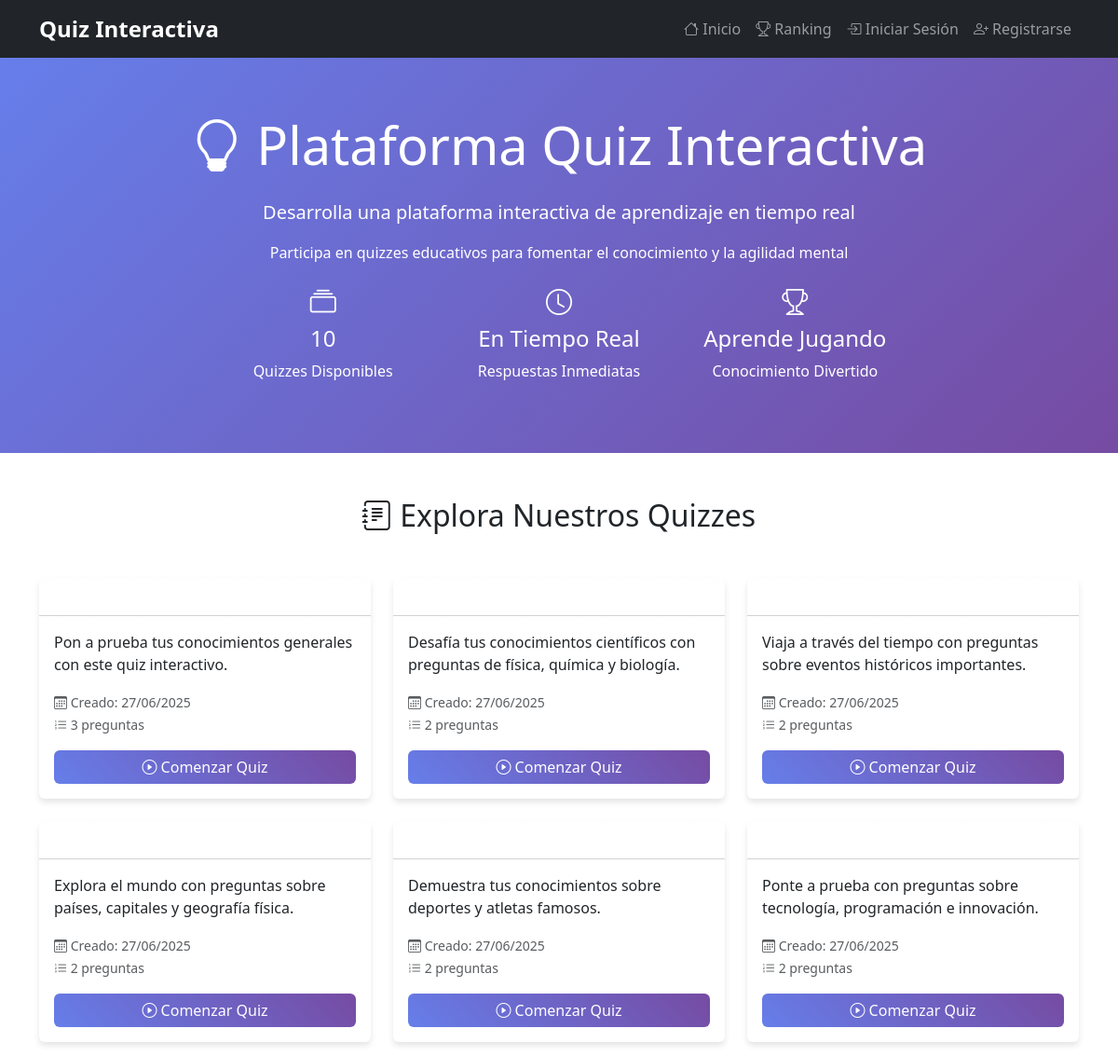
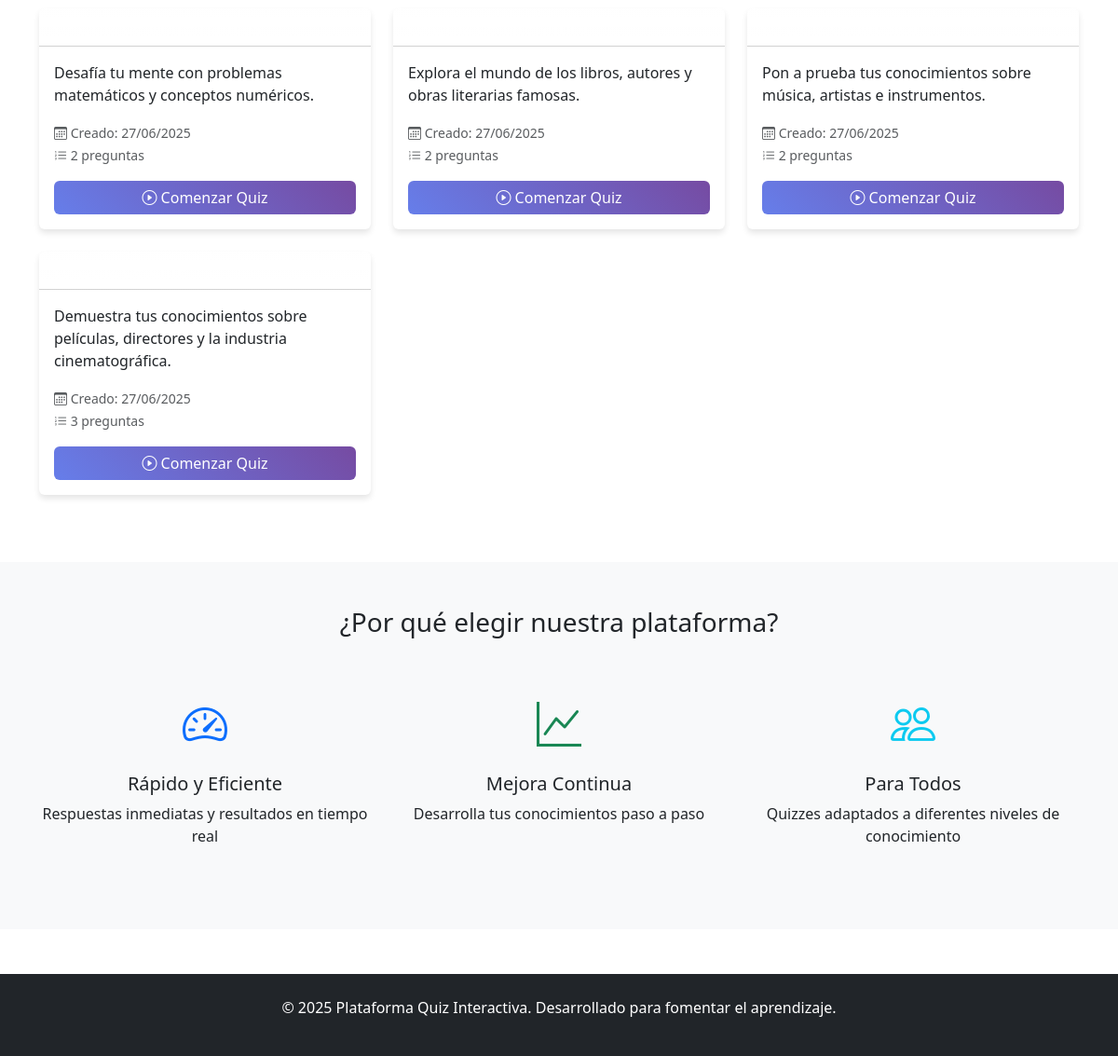
The page / on the database its author committed (2 pictures, top to bottom).
### quizzes/models.py (models this page shows, shortened)
class Quiz(models.Model):
    titulo = models.CharField(max_length=200)
    descripcion = models.TextField(blank=True)
    fecha_creacion = models.DateTimeField(auto_now_add=True)
    activo = models.BooleanField(default=True)
    tiempo_limite = models.IntegerField(default=0, help_text="Tiempo en minutos (0 = sin límite)")

### quizzes/views.py (the view)
# urls.py: path('', views.quiz_list, name='quiz_list'),
def quiz_list(request):
    quizzes = Quiz.objects.filter(activo=True)
    return render(request, 'quizzes/quiz_list.html', {'quizzes': quizzes})

### quizzes/templates/quizzes/quiz_list.html (shortened to what this page needs)
{% extends 'base.html' %}
{% block content %}
<div class="hero-section">
    <div class="container text-center">
        <h1 class="display-4 mb-4">
            <i class="bi bi-lightbulb"></i> Plataforma Quiz Interactiva
        </h1>
        <p class="lead">Desarrolla una plataforma interactiva de aprendizaje en tiempo real</p>
        <p class="mb-4">Participa en quizzes educativos para fomentar el conocimiento y la agilidad mental</p>
        <div class="row justify-content-center">
            <div class="col-md-8">
                <div class="row text-center">
                    <div class="col-md-4">
                        <h3><i class="bi bi-collection"></i></h3>
                        <h4>{{ quizzes|length }}</h4>
                        <p>Quizzes Disponibles</p>
                    </div>
                    <div class="col-md-4">
                        <h3><i class="bi bi-clock"></i></h3>
                        <h4>En Tiempo Real</h4>
                        <p>Respuestas Inmediatas</p>
                    </div>
                    <div class="col-md-4">
                        <h3><i class="bi bi-trophy"></i></h3>
                        <h4>Aprende Jugando</h4>
                        <p>Conocimiento Divertido</p>
                    </div>
                </div>
            </div>
        </div>
    </div>
</div>
<div class="container my-5">
    <div class="row">
        <div class="col-12">
            <h2 class="text-center mb-5">
                <i class="bi bi-journal-text"></i> Explora Nuestros Quizzes
            </h2>
        </div>
    </div>
    <div class="row">
        {% for quiz in quizzes %}
        <div class="col-lg-4 col-md-6 mb-4">
            <div class="card quiz-card h-100">
                <div class="card-header bg-gradient text-white" style="background: linear-gradient(45deg, #667eea, #764ba2);">
                    <h5 class="card-title mb-0">
                        <i class="bi bi-patch-question"></i> {{ quiz.titulo }}
                    </h5>
                </div>
                <div class="card-body d-flex flex-column">
                    <p class="card-text flex-grow-1">{{ quiz.descripcion }}</p>
                    <div class="quiz-info mb-3">
                        <small class="text-muted">
                            <i class="bi bi-calendar3"></i> Creado: {{ quiz.fecha_creacion|date:"d/m/Y" }}
                        </small>
                        <br>
                        <small class="text-muted">
                            <i class="bi bi-list-ol"></i> {{ quiz.preguntas.count }} pregunta{{ quiz.preguntas.count|pluralize }}
                        </small>
                    </div>
                    <a href="{% url 'quiz_detail' quiz.id %}" class="btn btn-quiz">
                        <i class="bi bi-play-circle"></i> Comenzar Quiz
                    </a>
                </div>
            </div>
        </div>
        {% endfor %}
    </div>
</div>
<div class="bg-light py-5">
    <div class="container">
        <div class="row">
            <div class="col-12 text-center mb-5">
                <h3>¿Por qué elegir nuestra plataforma?</h3>
            </div>
            <div class="col-md-4 text-center mb-4">
                <i class="bi bi-speedometer2 text-primary" style="font-size: 3rem;"></i>
                <h5 class="mt-3">Rápido y Eficiente</h5>
                <p>Respuestas inmediatas y resultados en tiempo real</p>
            </div>
            <div class="col-md-4 text-center mb-4">
                <i class="bi bi-graph-up text-success" style="font-size: 3rem;"></i>
                <h5 class="mt-3">Mejora Continua</h5>
                <p>Desarrolla tus conocimientos paso a paso</p>
            </div>
            <div class="col-md-4 text-center mb-4">
                <i class="bi bi-people text-info" style="font-size: 3rem;"></i>
                <h5 class="mt-3">Para Todos</h5>
                <p>Quizzes adaptados a diferentes niveles de conocimiento</p>
            </div>
        </div>
    </div>
</div>
{% endblock %}

### quizzes/templates/base.html (style rules this page uses)
.quiz-card { transition: transform 0.3s ease; border: none; box-shadow: 0 4px 6px rgba(0, 0, 0, 0.1); }
.hero-section { background: linear-gradient(135deg, #667eea 0%, #764ba2 100%); color: white; padding: 60px 0; }
.btn-quiz { background: linear-gradient(45deg, #667eea, #764ba2); border: none; color: white; }

### rows shown on the page
Quiz: descripcion "Pon a prueba tus conocimientos generales con este quiz interactivo.", fecha_creacion "27/06/2025", preguntas.count "3"
Quiz: descripcion "Desafía tus conocimientos científicos con preguntas de física, química y biología.", fecha_creacion "27/06/2025", preguntas.count "2"
Quiz: descripcion "Viaja a través del tiempo con preguntas sobre eventos históricos importantes.", fecha_creacion "27/06/2025", preguntas.count "2"
Quiz: descripcion "Explora el mundo con preguntas sobre países, capitales y geografía física.", fecha_creacion "27/06/2025", preguntas.count "2"
Quiz: descripcion "Demuestra tus conocimientos sobre deportes y atletas famosos.", fecha_creacion "27/06/2025", preguntas.count "2"
Quiz: descripcion "Ponte a prueba con preguntas sobre tecnología, programación e innovación.", fecha_creacion "27/06/2025", preguntas.count "2"
Quiz: descripcion "Desafía tu mente con problemas matemáticos y conceptos numéricos.", fecha_creacion "27/06/2025", preguntas.count "2"
Quiz: descripcion "Explora el mundo de los libros, autores y obras literarias famosas.", fecha_creacion "27/06/2025", preguntas.count "2"
Quiz: descripcion "Pon a prueba tus conocimientos sobre música, artistas e instrumentos.", fecha_creacion "27/06/2025", preguntas.count "2"
Quiz: descripcion "Demuestra tus conocimientos sobre películas, directores y la industria cinematográfica.", fecha_creacion "27/06/2025", preguntas.count "3"

### other values the page prints
{{ quizzes|length }} "10"
